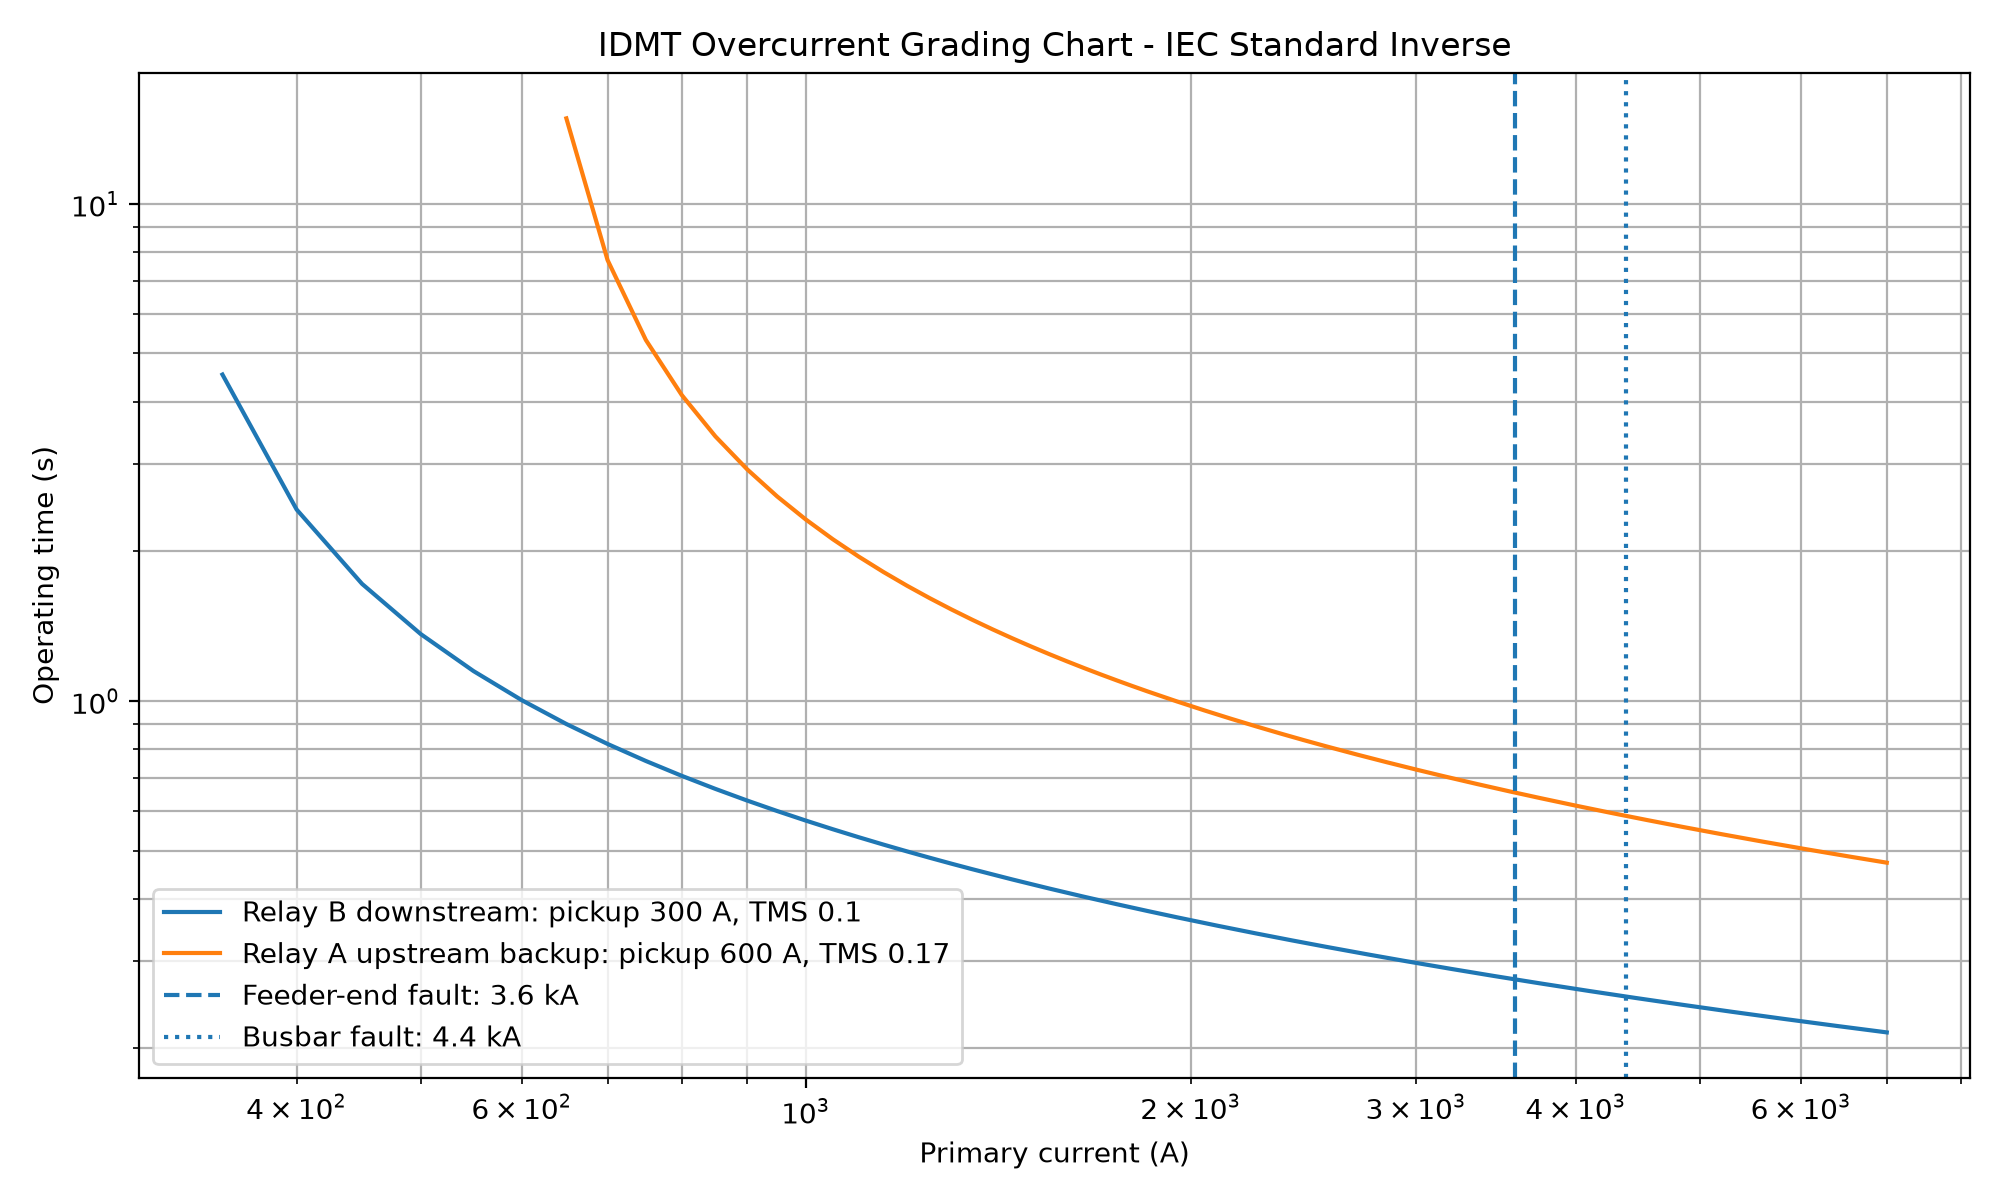

Here is the Python script that generated this plot:
import math
import pandas as pd
import matplotlib.pyplot as plt

# Mini Protection & Control Panel
# Stage 2: IDMT relay grading chart

# IEC Standard Inverse curve constants.
# Formula: t = TMS * k / ((I / Is)^alpha - 1)
K_STANDARD_INVERSE = 0.14
ALPHA_STANDARD_INVERSE = 0.02

# Fault-study values from Stage 1
I_FAULT_BUSBAR = 4374      # A
I_FAULT_FEEDER_END = 3588  # A

# Simplified relay settings, primary current basis
RELAY_B_PICKUP = 300       # A, downstream feeder relay
RELAY_B_TMS = 0.10

RELAY_A_PICKUP = 600       # A, upstream backup relay
GRADING_MARGIN = 0.35      # s, simplified target grading margin

def idmt_time(current, pickup, tms, k=K_STANDARD_INVERSE, alpha=ALPHA_STANDARD_INVERSE):
    """Return IEC Standard Inverse IDMT operating time in seconds."""
    if current <= pickup:
        return math.inf
    multiple = current / pickup
    return tms * k / ((multiple ** alpha) - 1)

# Calculate Relay A TMS so it grades above Relay B at feeder-end fault
relay_b_time_at_feeder_end = idmt_time(I_FAULT_FEEDER_END, RELAY_B_PICKUP, RELAY_B_TMS)
relay_a_base_time_at_feeder_end = idmt_time(I_FAULT_FEEDER_END, RELAY_A_PICKUP, 1.0)
relay_a_tms_exact = (relay_b_time_at_feeder_end + GRADING_MARGIN) / relay_a_base_time_at_feeder_end

# Use rounded practical setting
RELAY_A_TMS = 0.17

print("Stage 2 grading calculation")
print("---------------------------")
print(f"Relay B pickup: {RELAY_B_PICKUP} A")
print(f"Relay B TMS: {RELAY_B_TMS}")
print(f"Relay A pickup: {RELAY_A_PICKUP} A")
print(f"Relay A exact TMS for {GRADING_MARGIN:.2f}s margin: {relay_a_tms_exact:.3f}")
print(f"Relay A selected TMS: {RELAY_A_TMS}")
print()
print(f"Relay B time at feeder-end fault ({I_FAULT_FEEDER_END} A): {relay_b_time_at_feeder_end:.3f} s")
print(f"Relay A time at feeder-end fault ({I_FAULT_FEEDER_END} A): {idmt_time(I_FAULT_FEEDER_END, RELAY_A_PICKUP, RELAY_A_TMS):.3f} s")
print(f"Actual margin: {idmt_time(I_FAULT_FEEDER_END, RELAY_A_PICKUP, RELAY_A_TMS) - relay_b_time_at_feeder_end:.3f} s")

# Generate curve data
currents = []
relay_b_times = []
relay_a_times = []

for current in range(250, 7001, 50):
    currents.append(current)
    relay_b_times.append(idmt_time(current, RELAY_B_PICKUP, RELAY_B_TMS))
    relay_a_times.append(idmt_time(current, RELAY_A_PICKUP, RELAY_A_TMS))

df = pd.DataFrame({
    "current_A": currents,
    "relay_B_time_s": relay_b_times,
    "relay_A_time_s": relay_a_times,
})

df.to_csv("04_grading_chart/curve_values.csv", index=False)

# Plot
plt.figure(figsize=(10, 6))
plt.plot(currents, relay_b_times, label=f"Relay B downstream: pickup {RELAY_B_PICKUP} A, TMS {RELAY_B_TMS}")
plt.plot(currents, relay_a_times, label=f"Relay A upstream backup: pickup {RELAY_A_PICKUP} A, TMS {RELAY_A_TMS}")

plt.axvline(I_FAULT_FEEDER_END, linestyle="--", label=f"Feeder-end fault: {I_FAULT_FEEDER_END/1000:.1f} kA")
plt.axvline(I_FAULT_BUSBAR, linestyle=":", label=f"Busbar fault: {I_FAULT_BUSBAR/1000:.1f} kA")

plt.xscale("log")
plt.yscale("log")
plt.xlabel("Primary current (A)")
plt.ylabel("Operating time (s)")
plt.title("IDMT Overcurrent Grading Chart - IEC Standard Inverse")
plt.grid(True, which="both")
plt.legend()
plt.tight_layout()
plt.savefig("04_grading_chart/grading_chart.png", dpi=200)

print()
print("Created:")
print("04_grading_chart/grading_chart.png")
print("04_grading_chart/curve_values.csv")
